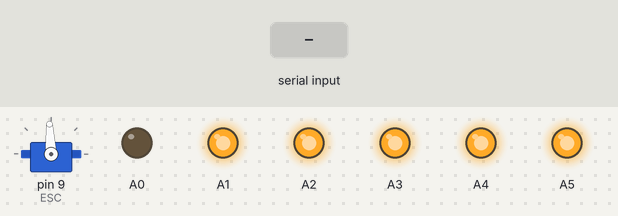
The program below on a simulated Arduino Uno, built with avr-gcc and run on an emulated ATmega328P. On the bench: servo, output pins drawn as LEDs (lit = HIGH). Wiring (inferred from the names in the program): servo: signal pin 9. Inputs (shaded band) come from the test bench. Servo pulses on a pin are drawn as a servo (544–2400 µs = 0–180°); pins used as bus, display or sensor lines are not drawn; what the program prints to the serial monitor is not drawn.

Above: at 0.8 s.
0.9 s: byte 32 (' ') received over Serial
At 1.4 s:
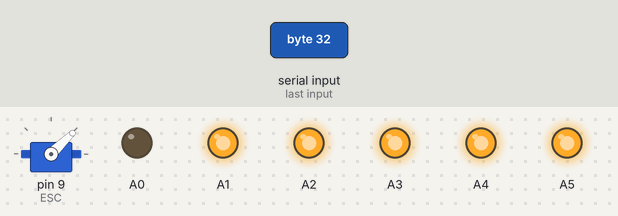
2.4 s: "0" received over Serial
At 3.5 s:
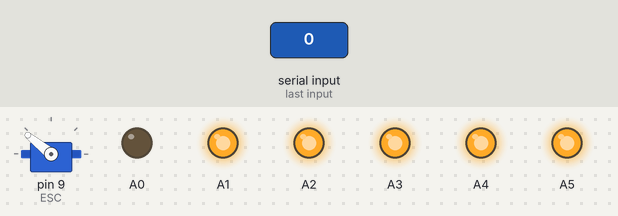
5.4 s: "p" received over Serial
At 6.1 s:
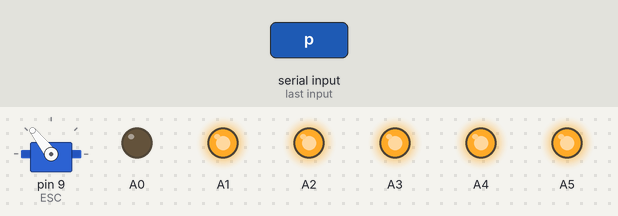
Timing chart, 0 to 11.0 s (numbered marks = the images above; inputs shaded):
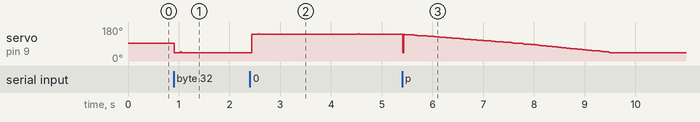

Measured:
- after the input at 0.9 s, servo on pin 9 (ESC): 93° → 44° at once
- after the input at 2.4 s, servo on pin 9 (ESC): 44° → 141° at once

The program:

main.cpp
```cpp
/*
Arduino Brushless Motor Control
     by Dejan, https://howtomechatronics.com
*/

#include <Arduino.h>
#include "servo/Servo.h"

void slowdown(int start, int end, int time);
int getNote(char ch);

int A = 60;
int Ap = 63;
int B = 66;
int C = 71;
int Cp = 75;
int D = 78;
int Dp = 83;
int E = 87;
int F = 91;
int Fp = 96;
int G = 99;
int Gp = 101;

int delayTime = 20;

bool dropMode = false;
int dropModeTime = 100;


int timeFromLastNote = 0;
int keyNote;


Servo ESC;     // create servo object to control the ESC
int note;
int potValue;  // value from the analog pin
unsigned long startTime;
char key;

void setup() {
    pinMode(A0, OUTPUT);
    pinMode(A1, OUTPUT);
    pinMode(A2, OUTPUT);
    pinMode(A3, OUTPUT);
    pinMode(A4, OUTPUT);
    pinMode(A5, OUTPUT);

    int maxVal = 1023;
    analogWrite(A0, 0);
    analogWrite(A1, (maxVal/5) * 1);
    analogWrite(A2, (maxVal/5) * 2);
    analogWrite(A3, (maxVal/5) * 3);
    analogWrite(A4, (maxVal/5) * 4);
    analogWrite(A5, (maxVal/5) * 5);


    Serial.begin(9600);
    // Attach the ESC on pin 9
    ESC.attach(9,1000,2000); // (pin, min pulse width, max pulse width in microseconds)
    while (true) {
        if (Serial.available() > 0) {
            if(Serial.read() == ' ') {
                startTime = micros();
                Serial.println("Motor Starting...");
                Serial.println("Beginning Calibration:");
                {// Send Z, wait a bit, send A
                }
                break;
            }
        }
    }


}

void loop() {
    if (dropMode && timeFromLastNote % 5 == 0 && note > 0) {
        note--;
    }
    key = 0;
    timeFromLastNote++;

    if (Serial.available() > 0) {
        ESC.write(0);
        delay(delayTime);
        key = Serial.read();
    }

    keyNote = getNote(key);
    if (keyNote) {
        note = keyNote;
        timeFromLastNote = 0;
    }
    if (key == '1') {
        note = 0;
        timeFromLastNote = 0;
    } else if (key == 'p') {
        dropMode = !dropMode;
    } else if (key == '0') {
        note = 180;
        timeFromLastNote = 0;
    } else if (key == '2' && note > 0) {
        note--;
        timeFromLastNote = 0;
    } else if (key == '9' && note < 180) {
        note++;
        timeFromLastNote = 0;
    }

    if(note <= 180 && note >= 0) {
        ESC.write(note);    // Send the signal to the ESC
        Serial.println(note);
    }
}


int getNote(char ch) {
    switch (ch) {
        case 'a': return A;
        case 's': return B;
        case 'd': return C;
        case 'f': return D;
        case 'g': return E;
        case 'h': return F;
        case 'j': return G;
        case 'q': return Ap;
        case 'e': return Cp;
        case 'r': return Dp;
        case 'y': return Fp;
        case 'u': return Gp;
        default: return NULL;
    }
}
```

Servo.h
```cpp
// (licence header left out)
/*
  A servo is activated by creating an instance of the Servo class passing
  the desired pin to the attach() method.
  The servos are pulsed in the background using the value most recently
  written using the write() method.

  Note that analogWrite of PWM on pins associated with the timer are
  disabled when the first servo is attached.
  Timers are seized as needed in groups of 12 servos - 24 servos use two
  timers, 48 servos will use four.
  The sequence used to seize timers is defined in timers.h

  The methods are:

    Servo - Class for manipulating servo motors connected to Arduino pins.

    attach(pin ) - Attaches a servo motor to an I/O pin.
    attach(pin, min, max  ) - Attaches to a pin setting min and max values in microseconds
    default min is 544, max is 2400

    write()     - Sets the servo angle in degrees. (invalid angle that is valid as pulse in microseconds is treated as microseconds)
    writeMicroseconds() - Sets the servo pulse width in microseconds
    read()      - Gets the last written servo pulse width as an angle between 0 and 180.
    readMicroseconds()   - Gets the last written servo pulse width in microseconds. (was read_us() in first release)
    attached()  - Returns true if there is a servo attached.
    detach()    - Stops an attached servos from pulsing its I/O pin.
 */

#ifndef Servo_h
#define Servo_h

#include <inttypes.h>

/*
 * Defines for 16 bit timers used with Servo library
 *
 * If _useTimerX is defined then TimerX is a 16 bit timer on the current board
 * timer16_Sequence_t enumerates the sequence that the timers should be allocated
 * _Nbr_16timers indicates how many 16 bit timers are available.
 */

// Architecture specific include
#if defined(ARDUINO_ARCH_AVR)
#include "servo/avr/ServoTimers.h"
#elif defined(ARDUINO_ARCH_SAM)
#include "sam/ServoTimers.h"
#elif defined(ARDUINO_ARCH_SAMD)
#include "samd/ServoTimers.h"
#elif defined(ARDUINO_ARCH_STM32F4)
#include "stm32f4/ServoTimers.h"
#elif defined(ARDUINO_ARCH_NRF52)
#include "nrf52/ServoTimers.h"
#elif defined(ARDUINO_ARCH_MEGAAVR)
#include "megaavr/ServoTimers.h"
#elif defined(ARDUINO_ARCH_MBED)
#include "mbed/ServoTimers.h"
#elif defined(ARDUINO_ARCH_RENESAS)
#include "renesas/ServoTimers.h"
#elif defined(ARDUINO_ARCH_XMC)
#include "xmc/ServoTimers.h"
#elif defined(ARDUINO_ARCH_ESP32)
#include "esp32/ServoTimers.h"
#elif defined(ARDUINO_ARCH_ZEPHYR)
#include "zephyr/ServoTimers.h"
#else
#error "This library only supports boards with an AVR, SAM, SAMD, NRF52, STM32F4, Renesas, XMC, ESP32 or Zephyr core."
#endif

#define Servo_VERSION           2     // software version of this library

#define MIN_PULSE_WIDTH       544     // the shortest pulse sent to a servo
#define MAX_PULSE_WIDTH      2400     // the longest pulse sent to a servo
#define DEFAULT_PULSE_WIDTH  1500     // default pulse width when servo is attached
#define REFRESH_INTERVAL    20000     // minimum time to refresh servos in microseconds

#define SERVOS_PER_TIMER       12     // the maximum number of servos controlled by one timer
#define MAX_SERVOS   (_Nbr_16timers  * SERVOS_PER_TIMER)

#define INVALID_SERVO         255     // flag indicating an invalid servo index

#if !defined(ARDUINO_ARCH_STM32F4) && !defined(ARDUINO_ARCH_XMC)

typedef struct  {
  uint8_t nbr        :6 ;             // a pin number from 0 to 63
  uint8_t isActive   :1 ;             // true if this channel is enabled, pin not pulsed if false
} ServoPin_t   ;

typedef struct {
  ServoPin_t Pin;
  volatile unsigned int ticks;
} servo_t;

class Servo
{
public:
  Servo();
  uint8_t attach(int pin);           // attach the given pin to the next free channel, sets pinMode, returns channel number or INVALID_SERVO if failure
  uint8_t attach(int pin, int min, int max); // as above but also sets min and max values for writes.
  void detach();
  void write(int value);             // if value is < 200 it's treated as an angle, otherwise as pulse width in microseconds
  void writeMicroseconds(int value); // Write pulse width in microseconds
  int read();                        // returns current pulse width as an angle between 0 and 180 degrees
  int readMicroseconds();            // returns current pulse width in microseconds for this servo (was read_us() in first release)
  bool attached();                   // return true if this servo is attached, otherwise false
private:
   uint8_t servoIndex;               // index into the channel data for this servo
   int8_t min;                       // minimum is this value times 4 added to MIN_PULSE_WIDTH
   int8_t max;                       // maximum is this value times 4 added to MAX_PULSE_WIDTH
};

#endif
#endif
```

Servo.cpp
```cpp
// (licence header left out)
#if defined(ARDUINO_ARCH_AVR)

#include <avr/interrupt.h>
#include <Arduino.h>

#include "Servo.h"

#define usToTicks(_us)    (( clockCyclesPerMicrosecond()* _us) / 8)     // converts microseconds to ticks (assumes prescaler of 8)  // 12 Aug 2009
#define ticksToUs(_ticks) (( (unsigned)_ticks * 8)/ clockCyclesPerMicrosecond() ) // converts from ticks back to microseconds


#define TRIM_DURATION       2                               // compensation ticks to trim adjust for digitalWrite delays // 12 August 2009

//#define NBR_TIMERS        (MAX_SERVOS / SERVOS_PER_TIMER)

static servo_t servos[MAX_SERVOS];                          // static array of servo structures
static volatile int8_t Channel[_Nbr_16timers ];             // counter for the servo being pulsed for each timer (or -1 if refresh interval)

uint8_t ServoCount = 0;                                     // the total number of attached servos


// convenience macros
#define SERVO_INDEX_TO_TIMER(_servo_nbr) ((timer16_Sequence_t)(_servo_nbr / SERVOS_PER_TIMER)) // returns the timer controlling this servo
#define SERVO_INDEX_TO_CHANNEL(_servo_nbr) (_servo_nbr % SERVOS_PER_TIMER)       // returns the index of the servo on this timer
#define SERVO_INDEX(_timer,_channel)  ((_timer*SERVOS_PER_TIMER) + _channel)     // macro to access servo index by timer and channel
#define SERVO(_timer,_channel)  (servos[SERVO_INDEX(_timer,_channel)])            // macro to access servo class by timer and channel

#define SERVO_MIN() (MIN_PULSE_WIDTH - this->min * 4)  // minimum value in us for this servo
#define SERVO_MAX() (MAX_PULSE_WIDTH - this->max * 4)  // maximum value in us for this servo

/************ static functions common to all instances ***********************/

static inline void handle_interrupts(timer16_Sequence_t timer, volatile uint16_t *TCNTn, volatile uint16_t* OCRnA)
{
  if( Channel[timer] < 0 )
    *TCNTn = 0; // channel set to -1 indicated that refresh interval completed so reset the timer
  else{
    if( SERVO_INDEX(timer,Channel[timer]) < ServoCount && SERVO(timer,Channel[timer]).Pin.isActive == true )
      digitalWrite( SERVO(timer,Channel[timer]).Pin.nbr,LOW); // pulse this channel low if activated
  }

  Channel[timer]++;    // increment to the next channel
  if( SERVO_INDEX(timer,Channel[timer]) < ServoCount && Channel[timer] < SERVOS_PER_TIMER) {
    *OCRnA = *TCNTn + SERVO(timer,Channel[timer]).ticks;
    if(SERVO(timer,Channel[timer]).Pin.isActive == true)     // check if activated
      digitalWrite( SERVO(timer,Channel[timer]).Pin.nbr,HIGH); // it's an active channel so pulse it high
  }
  else {
    // finished all channels so wait for the refresh period to expire before starting over
    if( ((unsigned)*TCNTn) + 4 < usToTicks(REFRESH_INTERVAL) )  // allow a few ticks to ensure the next OCR1A not missed
      *OCRnA = (unsigned int)usToTicks(REFRESH_INTERVAL);
    else
      *OCRnA = *TCNTn + 4;  // at least REFRESH_INTERVAL has elapsed
    Channel[timer] = -1; // this will get incremented at the end of the refresh period to start again at the first channel
  }
}

#ifndef WIRING // Wiring pre-defines signal handlers so don't define any if compiling for the Wiring platform
// Interrupt handlers for Arduino
#if defined(_useTimer1)
SIGNAL (TIMER1_COMPA_vect)
{
  handle_interrupts(_timer1, &TCNT1, &OCR1A);
}
#endif

#if defined(_useTimer3)
SIGNAL (TIMER3_COMPA_vect)
{
  handle_interrupts(_timer3, &TCNT3, &OCR3A);
}
#endif

#if defined(_useTimer4)
SIGNAL (TIMER4_COMPA_vect)
{
  handle_interrupts(_timer4, &TCNT4, &OCR4A);
}
#endif

#if defined(_useTimer5)
SIGNAL (TIMER5_COMPA_vect)
{
  handle_interrupts(_timer5, &TCNT5, &OCR5A);
}
#endif

#elif defined WIRING
// Interrupt handlers for Wiring
#if defined(_useTimer1)
void Timer1Service()
{
  handle_interrupts(_timer1, &TCNT1, &OCR1A);
}
#endif
#if defined(_useTimer3)
void Timer3Service()
{
  handle_interrupts(_timer3, &TCNT3, &OCR3A);
}
#endif
#endif


static void initISR(timer16_Sequence_t timer)
{
#if defined (_useTimer1)
  if(timer == _timer1) {
    TCCR1A = 0;             // normal counting mode
    TCCR1B = _BV(CS11);     // set prescaler of 8
    TCNT1 = 0;              // clear the timer count
#if defined(__AVR_ATmega8__)|| defined(__AVR_ATmega128__)
    TIFR |= _BV(OCF1A);      // clear any pending interrupts
    TIMSK |=  _BV(OCIE1A) ;  // enable the output compare interrupt
#else
    // here if not ATmega8 or ATmega128
    TIFR1 |= _BV(OCF1A);     // clear any pending interrupts
    TIMSK1 |=  _BV(OCIE1A) ; // enable the output compare interrupt
#endif
#if defined(WIRING)
    timerAttach(TIMER1OUTCOMPAREA_INT, Timer1Service);
#endif
  }
#endif

#if defined (_useTimer3)
  if(timer == _timer3) {
    TCCR3A = 0;             // normal counting mode
    TCCR3B = _BV(CS31);     // set prescaler of 8
    TCNT3 = 0;              // clear the timer count
#if defined(__AVR_ATmega128__)
    TIFR |= _BV(OCF3A);     // clear any pending interrupts
	ETIMSK |= _BV(OCIE3A);  // enable the output compare interrupt
#else
    TIFR3 = _BV(OCF3A);     // clear any pending interrupts
    TIMSK3 =  _BV(OCIE3A) ; // enable the output compare interrupt
#endif
#if defined(WIRING)
    timerAttach(TIMER3OUTCOMPAREA_INT, Timer3Service);  // for Wiring platform only
#endif
  }
#endif

#if defined (_useTimer4)
  if(timer == _timer4) {
    TCCR4A = 0;             // normal counting mode
    TCCR4B = _BV(CS41);     // set prescaler of 8
    TCNT4 = 0;              // clear the timer count
    TIFR4 = _BV(OCF4A);     // clear any pending interrupts
    TIMSK4 =  _BV(OCIE4A) ; // enable the output compare interrupt
  }
#endif

#if defined (_useTimer5)
  if(timer == _timer5) {
    TCCR5A = 0;             // normal counting mode
    TCCR5B = _BV(CS51);     // set prescaler of 8
    TCNT5 = 0;              // clear the timer count
    TIFR5 = _BV(OCF5A);     // clear any pending interrupts
    TIMSK5 =  _BV(OCIE5A) ; // enable the output compare interrupt
  }
#endif
}

static void finISR(timer16_Sequence_t timer)
{
    //disable use of the given timer
#if defined WIRING   // Wiring
  if(timer == _timer1) {
    #if defined(__AVR_ATmega1281__)||defined(__AVR_ATmega2561__)
    TIMSK1 &=  ~_BV(OCIE1A) ;  // disable timer 1 output compare interrupt
    #else
    TIMSK &=  ~_BV(OCIE1A) ;  // disable timer 1 output compare interrupt
    #endif
    timerDetach(TIMER1OUTCOMPAREA_INT);
  }
  else if(timer == _timer3) {
    #if defined(__AVR_ATmega1281__)||defined(__AVR_ATmega2561__)
    TIMSK3 &= ~_BV(OCIE3A);    // disable the timer3 output compare A interrupt
    #else
    ETIMSK &= ~_BV(OCIE3A);    // disable the timer3 output compare A interrupt
    #endif
    timerDetach(TIMER3OUTCOMPAREA_INT);
  }
#else
  //For Arduino - in future: call here to a currently undefined function to reset the timer
  (void) timer;  // squash "unused parameter 'timer' [-Wunused-parameter]" warning
#endif
}

static boolean isTimerActive(timer16_Sequence_t timer)
{
  // returns true if any servo is active on this timer
  for(uint8_t channel=0; channel < SERVOS_PER_TIMER; channel++) {
    if(SERVO(timer,channel).Pin.isActive == true)
      return true;
  }
  return false;
}


/****************** end of static functions ******************************/

Servo::Servo()
{
  if( ServoCount < MAX_SERVOS) {
    this->servoIndex = ServoCount++;                    // assign a servo index to this instance
	servos[this->servoIndex].ticks = usToTicks(DEFAULT_PULSE_WIDTH);   // store default values  - 12 Aug 2009
  }
  else
    this->servoIndex = INVALID_SERVO ;  // too many servos
}

uint8_t Servo::attach(int pin)
{
  return this->attach(pin, MIN_PULSE_WIDTH, MAX_PULSE_WIDTH);
}

uint8_t Servo::attach(int pin, int min, int max)
{
  if(this->servoIndex < MAX_SERVOS ) {
    pinMode( pin, OUTPUT) ;                                   // set servo pin to output
    servos[this->servoIndex].Pin.nbr = pin;
    // todo min/max check: abs(min - MIN_PULSE_WIDTH) /4 < 128
    this->min  = (MIN_PULSE_WIDTH - min)/4; //resolution of min/max is 4 us
    this->max  = (MAX_PULSE_WIDTH - max)/4;
    // initialize the timer if it has not already been initialized
    timer16_Sequence_t timer = SERVO_INDEX_TO_TIMER(servoIndex);
    if(isTimerActive(timer) == false)
      initISR(timer);
    servos[this->servoIndex].Pin.isActive = true;  // this must be set after the check for isTimerActive
  }
  return this->servoIndex ;
}

void Servo::detach()
{
  servos[this->servoIndex].Pin.isActive = false;
  timer16_Sequence_t timer = SERVO_INDEX_TO_TIMER(servoIndex);
  if(isTimerActive(timer) == false) {
    finISR(timer);
  }
}

void Servo::write(int value)
{
  if(value < MIN_PULSE_WIDTH)
  {  // treat values less than 544 as angles in degrees (valid values in microseconds are handled as microseconds)
    if(value < 0) value = 0;
    if(value > 180) value = 180;
    value = map(value, 0, 180, SERVO_MIN(),  SERVO_MAX());
  }
  this->writeMicroseconds(value);
}

void Servo::writeMicroseconds(int value)
{
  // calculate and store the values for the given channel
  byte channel = this->servoIndex;
  if( (channel < MAX_SERVOS) )   // ensure channel is valid
  {
    if( value < SERVO_MIN() )          // ensure pulse width is valid
      value = SERVO_MIN();
    else if( value > SERVO_MAX() )
      value = SERVO_MAX();

    value = value - TRIM_DURATION;
    value = usToTicks(value);  // convert to ticks after compensating for interrupt overhead - 12 Aug 2009

    uint8_t oldSREG = SREG;
    cli();
    servos[channel].ticks = value;
    SREG = oldSREG;
  }
}

int Servo::read() // return the value as degrees
{
  return  map( this->readMicroseconds()+1, SERVO_MIN(), SERVO_MAX(), 0, 180);
}

int Servo::readMicroseconds()
{
  unsigned int pulsewidth;
  if( this->servoIndex != INVALID_SERVO )
    pulsewidth = ticksToUs(servos[this->servoIndex].ticks)  + TRIM_DURATION ;   // 12 aug 2009
  else
    pulsewidth  = 0;

  return pulsewidth;
}

bool Servo::attached()
{
  return servos[this->servoIndex].Pin.isActive ;
}

#endif // ARDUINO_ARCH_AVR
```

Source omitted: ServoTimers.h (2174 bytes)
